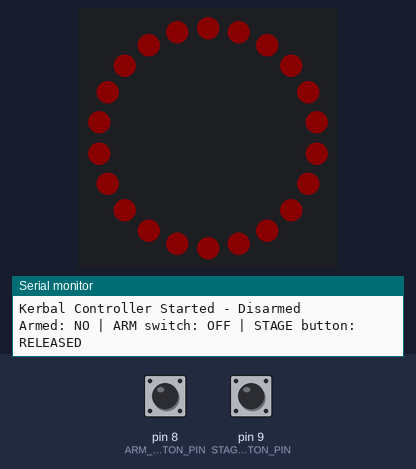
The sketch below on a simulated Arduino Leonardo, built with avr-gcc and run on an emulated ATmega32U4. Parts: 22 RGB LEDs in a ring, first at the top, clockwise, the last lines printed to the serial monitor. The inputs (shaded band) are chosen by the test bench; at power-on: pin 8 (ARM_BUTTON_PIN) HIGH, pin 9 (STAGE_BUTTON_PIN) HIGH. Dim RGB values are drawn brighter than linear; USB keyboard and mouse output is not drawn.

Above: at 1.2 s.
1.3 s: pin 8 (ARM_BUTTON_PIN) pulled LOW for 1 s
3.8 s: pin 8 (ARM_BUTTON_PIN) pulled LOW for 3.2 s
At 4.11 s:
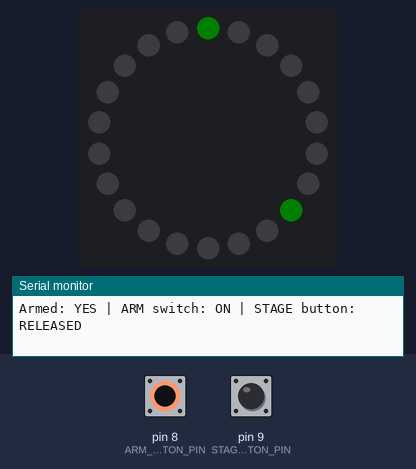
8.5 s: pin 9 (STAGE_BUTTON_PIN) pulled LOW for 1 s
11.0 s: pin 8 (ARM_BUTTON_PIN) driven LOW and pin 9 (STAGE_BUTTON_PIN) driven LOW
At 11.16 s:
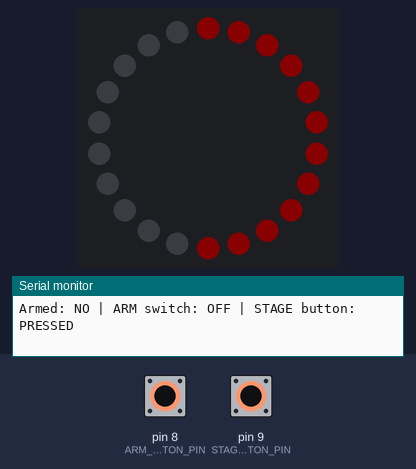
At 11.56 s:
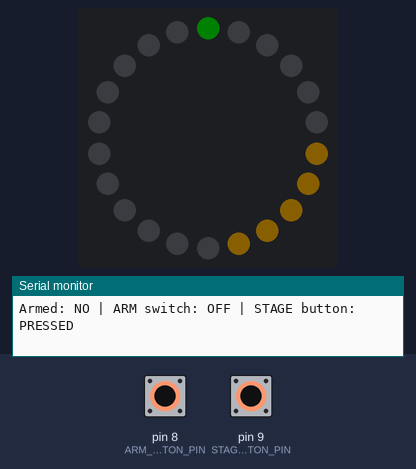
13.7 s: pin 8 (ARM_BUTTON_PIN) driven HIGH
At 13.99 s:
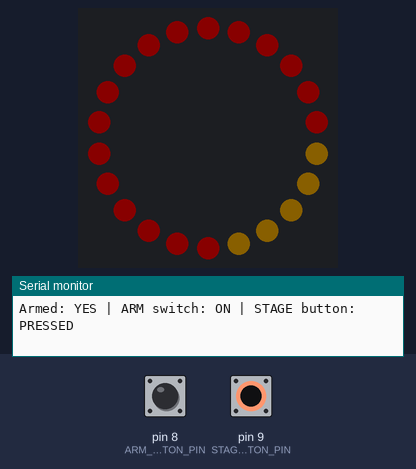
16.6 s: pin 9 (STAGE_BUTTON_PIN) driven HIGH
Timing chart, 0 to 19.1 s (numbered marks = the images above; inputs shaded):
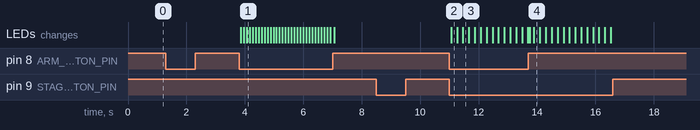

Measured:
- after the input at 3.8 s, the LEDs: first change after 0.06 s (image 1 shows a later state)
- after the input at 11.0 s, the LEDs: change after 0.06 s (image 2)
- after the input at 13.7 s, the LEDs: first change after 0.06 s (image 4 shows a later state)

The sketch:

kerbal-controller.ino
```cpp
#include <FastLED.h>
#include <Keyboard.h>

// Pin definitions
#define LED_DATA_PIN 7
#define ARM_BUTTON_PIN 8
#define STAGE_BUTTON_PIN 9

// LED setup
#define NUM_LEDS 22
#define RING_LEDS 12
CRGB leds[NUM_LEDS];

// Button states
int armButtonState = HIGH; // HIGH = unpressed (pullup)
int lastArmButtonState = HIGH;
unsigned long lastArmDebounceTime = 0;

int stageButtonState = HIGH;
int lastStageButtonState = HIGH;
unsigned long lastStageDebounceTime = 0;

unsigned long debounceDelay = 50;

// System state
bool armed = false;
bool startup = true;
bool stagePressed = false;

void setup() {
  // LEDs
  FastLED.addLeds<NEOPIXEL, LED_DATA_PIN>(leds, NUM_LEDS);
  FastLED.setBrightness(10); // Low brightness
  updateLEDs();

  // Buttons
  pinMode(ARM_BUTTON_PIN, INPUT_PULLUP);
  pinMode(STAGE_BUTTON_PIN, INPUT_PULLUP);

  // Keyboard
  Keyboard.begin();

  // Serial debugging
  Serial.begin(9600);
  Serial.println("Kerbal Controller Started - Disarmed");
}

void loop() {
  handleArmButton();
  handleStageButton();

  // LED animation when armed
  if (armed && !stagePressed) {
    static unsigned long lastLEDChange = 0;
    static int activeLED = 6;
    if (millis() - lastLEDChange > 100) {
      for(int i=6; i<=10; i++) leds[i] = CRGB::Black;
      leds[activeLED] = CRGB::Green;
      activeLED = (activeLED >= 10) ? 6 : activeLED + 1;
      lastLEDChange = millis();
    }
  }

  // Blink LEDs 6-10 orange while stage pressed
  if (stagePressed) {
    static unsigned long lastBlink = 0;
    static bool blinkState = false;
    if (millis() - lastBlink > 200) {
      CRGB color = blinkState ? CRGB::Orange : CRGB::Black;
      for(int i=6; i<=10; i++) leds[i] = color;
      blinkState = !blinkState;
      lastBlink = millis();
    }
  }

  // Debug output every second
  static unsigned long lastDebug = 0;
  if (millis() - lastDebug > 1000) {
    Serial.print("Armed: ");
    Serial.print(armed ? "YES" : "NO");
    Serial.print(" | ARM switch: ");
    Serial.print(armButtonState == LOW ? "ON" : "OFF");
    Serial.print(" | STAGE button: ");
    Serial.println(digitalRead(STAGE_BUTTON_PIN) == LOW ? "PRESSED" : "RELEASED");
    lastDebug = millis();
  }

  FastLED.show();
}

void handleArmButton() {
  int reading = digitalRead(ARM_BUTTON_PIN);
  if (reading != lastArmButtonState) {
    lastArmDebounceTime = millis();
  }
  if ((millis() - lastArmDebounceTime) > debounceDelay) {
    if (reading != armButtonState) {
      armButtonState = reading;
      if (startup) {
        startup = false;
      } else {
        armed = (armButtonState == LOW);
        updateLEDs();
      }
    }
  }
  lastArmButtonState = reading;
}

void handleStageButton() {
  int reading = digitalRead(STAGE_BUTTON_PIN);
  if (reading != lastStageButtonState) {
    lastStageDebounceTime = millis();
  }
  if ((millis() - lastStageDebounceTime) > debounceDelay) {
    if (reading != stageButtonState) {
      stageButtonState = reading;
      if (stageButtonState == LOW && armed) {
        if (!stagePressed) {
          Keyboard.press(' '); // Spacebar for stage
          delay(10);
          Keyboard.releaseAll();
          flashStageLED();
          stagePressed = true;
        }
      } else if (stageButtonState == HIGH) {
        stagePressed = false;
      }
    }
  }
  lastStageButtonState = reading;
}

void updateLEDs() {
  if (armed) {
    fill_solid(leds, NUM_LEDS, CRGB::Black);
    leds[0] = CRGB::Green; // Toggle indicator
  } else {
    fill_solid(leds, NUM_LEDS, CRGB::Red);
  }
}

void flashStageLED() {
  // Flash ring red briefly
  for (int i = 0; i < RING_LEDS; i++) {
    leds[i] = CRGB::Red;
  }
  FastLED.show();
  delay(200);
  updateLEDs();
}
```
